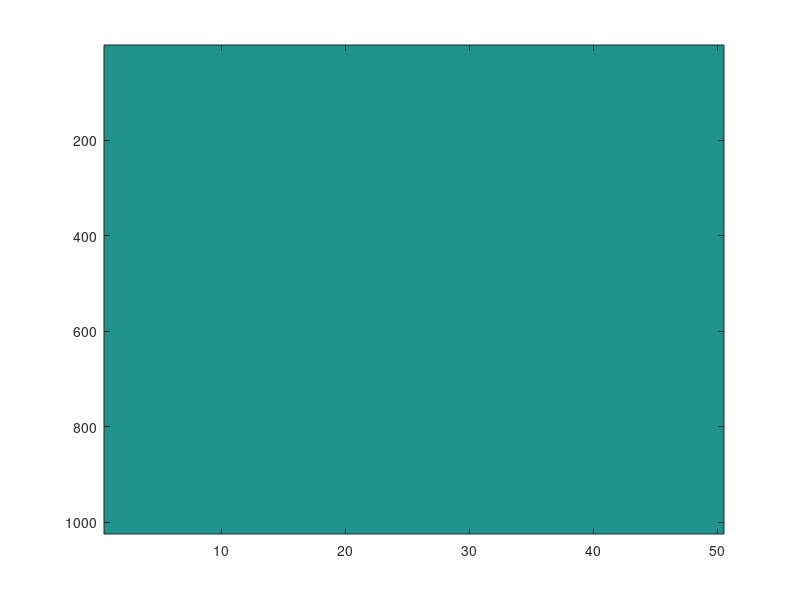

Here is the MATLAB script that generated this plot:
clear all
%%

A=zeros([1024 50 5000]);

A(:,:,25)=ones([1024 50 1]);
Frame_Spacing_Lateral_Pixel_PreNPoint=1;

        for p=1:size(A,2)
                A(:,size(A,2)-p+1,:)=circshift(A(:,size(A,2)-p+1,:),Frame_Spacing_Lateral_Pixel_PreNPoint,3);
        end
        %%
        
        imagesc(A(:,:,25));
